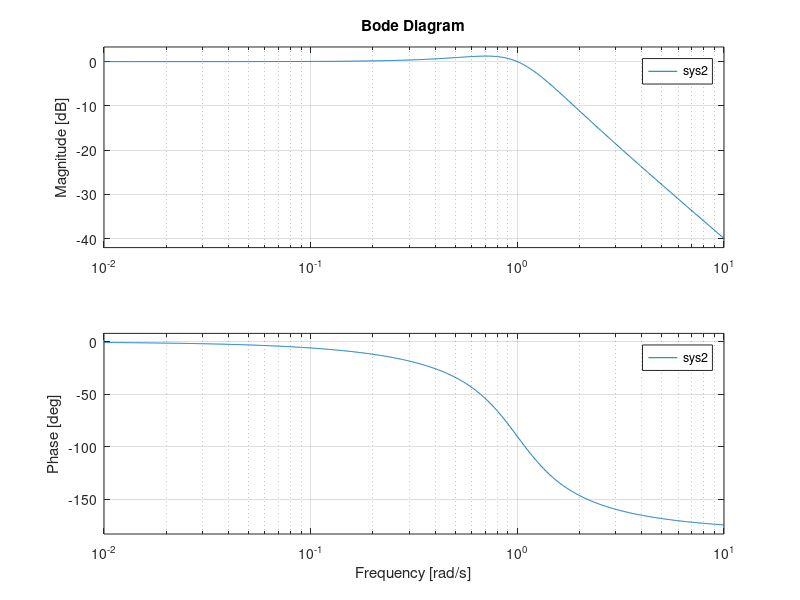

Recreate this plot in MATLAB.
b=[1];
a=[1,1,0.25];
figure
sys1=tf(b,a);
subplot(211)
bode(sys1),grid on
b=[1];
a=[1,1,1];
sys2=tf(b,a);
subplot(212)
bode(sys2),grid on